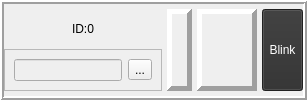
        <widget class="QFrame" name="ui_frm_showcell_id0">
         <property name="frameShape">
          <enum>QFrame::Box</enum>
         </property>
         <property name="frameShadow">
          <enum>QFrame::Raised</enum>
         </property>
         <property name="lineWidth">
          <number>2</number>
         </property>
         <layout class="QHBoxLayout" name="horizontalLayout">
          <property name="spacing">
           <number>5</number>
          </property>
          <property name="leftMargin">
           <number>0</number>
          </property>
          <property name="topMargin">
           <number>5</number>
          </property>
          <property name="rightMargin">
           <number>0</number>
          </property>
          <property name="bottomMargin">
           <number>5</number>
          </property>
          <item>
           <widget class="QFrame" name="frame_12">
            <property name="frameShape">
             <enum>QFrame::NoFrame</enum>
            </property>
            <property name="frameShadow">
             <enum>QFrame::Raised</enum>
            </property>
            <layout class="QVBoxLayout" name="verticalLayout_4">
             <property name="spacing">
              <number>0</number>
             </property>
             <property name="leftMargin">
              <number>0</number>
             </property>
             <property name="topMargin">
              <number>0</number>
             </property>
             <property name="rightMargin">
              <number>0</number>
             </property>
             <property name="bottomMargin">
              <number>0</number>
             </property>
             <item alignment="Qt::AlignHCenter">
              <widget class="QLabel" name="ui_lab_id_id0">
               <property name="text">
                <string>ID:0</string>
               </property>
              </widget>
             </item>
             <item>
              <widget class="QFrame" name="frame_2">
               <property name="frameShape">
                <enum>QFrame::StyledPanel</enum>
               </property>
               <property name="frameShadow">
                <enum>QFrame::Raised</enum>
               </property>
               <layout class="QHBoxLayout" name="horizontalLayout_7">
                <item>
                 <widget class="QLineEdit" name="lineEdit_2">
                  <property name="enabled">
                   <bool>false</bool>
                  </property>
                 </widget>
                </item>
                <item>
                 <widget class="QToolButton" name="toolButton">
                  <property name="text">
                   <string>...</string>
                  </property>
                  <property name="checkable">
                   <bool>true</bool>
                  </property>
                 </widget>
                </item>
               </layout>
              </widget>
             </item>
            </layout>
           </widget>
          </item>
          <item>
           <widget class="QLabel" name="ui_lab_value_id0">
            <property name="sizePolicy">
             <sizepolicy hsizetype="Preferred" vsizetype="Preferred">
              <horstretch>40</horstretch>
              <verstretch>40</verstretch>
             </sizepolicy>
            </property>
            <property name="maximumSize">
             <size>
              <width>220</width>
              <height>16777215</height>
             </size>
            </property>
            <property name="font">
             <font>
              <pointsize>20</pointsize>
              <weight>75</weight>
              <bold>true</bold>
             </font>
            </property>
            <property name="toolTip">
             <string>Test</string>
            </property>
            <property name="statusTip">
             <string>Test</string>
            </property>
            <property name="styleSheet">
             <string notr="true">border-color: rgb(239, 41, 41);</string>
            </property>
            <property name="frameShape">
             <enum>QFrame::Panel</enum>
            </property>
            <property name="frameShadow">
             <enum>QFrame::Raised</enum>
            </property>
            <property name="lineWidth">
             <number>5</number>
            </property>
            <property name="midLineWidth">
             <number>0</number>
            </property>
            <property name="text">
             <string>&lt;html&gt;&lt;head/&gt;&lt;body&gt;&lt;p align=&quot;right&quot;/&gt;&lt;/body&gt;&lt;/html&gt;</string>
            </property>
            <property name="alignment">
             <set>Qt::AlignRight|Qt::AlignTrailing|Qt::AlignVCenter</set>
            </property>
           </widget>
          </item>
          <item>
           <widget class="QLabel" name="ui_lab_unit_id0">
            <property name="enabled">
             <bool>true</bool>
            </property>
            <property name="sizePolicy">
             <sizepolicy hsizetype="Fixed" vsizetype="Preferred">
              <horstretch>30</horstretch>
              <verstretch>10</verstretch>
             </sizepolicy>
            </property>
            <property name="minimumSize">
             <size>
              <width>60</width>
              <height>0</height>
             </size>
            </property>
            <property name="font">
             <font>
              <pointsize>15</pointsize>
              <weight>50</weight>
              <bold>false</bold>
             </font>
            </property>
            <property name="frameShape">
             <enum>QFrame::Panel</enum>
            </property>
            <property name="frameShadow">
             <enum>QFrame::Raised</enum>
            </property>
            <property name="lineWidth">
             <number>5</number>
            </property>
            <property name="text">
             <string>&lt;html&gt;&lt;head/&gt;&lt;body&gt;&lt;p align=&quot;center&quot;&gt;&lt;br/&gt;&lt;/p&gt;&lt;/body&gt;&lt;/html&gt;</string>
            </property>
            <property name="alignment">
             <set>Qt::AlignCenter</set>
            </property>
           </widget>
          </item>
          <item>
           <widget class="QToolButton" name="ui_but_blk_id0">
            <property name="enabled">
             <bool>true</bool>
            </property>
            <property name="sizePolicy">
             <sizepolicy hsizetype="Fixed" vsizetype="Preferred">
              <horstretch>0</horstretch>
              <verstretch>0</verstretch>
             </sizepolicy>
            </property>
            <property name="palette">
             <palette>
              <active>
               <colorrole role="WindowText">
                <brush brushstyle="SolidPattern">
                 <color alpha="255">
                  <red>255</red>
                  <green>255</green>
                  <blue>255</blue>
                 </color>
                </brush>
               </colorrole>
               <colorrole role="Button">
                <brush brushstyle="SolidPattern">
                 <color alpha="255">
                  <red>46</red>
                  <green>46</green>
                  <blue>46</blue>
                 </color>
                </brush>
               </colorrole>
               <colorrole role="Text">
                <brush brushstyle="SolidPattern">
                 <color alpha="255">
                  <red>255</red>
                  <green>255</green>
                  <blue>255</blue>
                 </color>
                </brush>
               </colorrole>
               <colorrole role="ButtonText">
                <brush brushstyle="SolidPattern">
                 <color alpha="255">
                  <red>255</red>
                  <green>255</green>
                  <blue>255</blue>
                 </color>
                </brush>
               </colorrole>
               <colorrole role="Base">
                <brush brushstyle="SolidPattern">
                 <color alpha="255">
                  <red>46</red>
                  <green>46</green>
                  <blue>46</blue>
                 </color>
                </brush>
               </colorrole>
               <colorrole role="Window">
                <brush brushstyle="SolidPattern">
                 <color alpha="255">
                  <red>46</red>
                  <green>46</green>
                  <blue>46</blue>
                 </color>
                </brush>
               </colorrole>
              </active>
              <inactive>
               <colorrole role="WindowText">
                <brush brushstyle="SolidPattern">
                 <color alpha="255">
                  <red>255</red>
                  <green>255</green>
                  <blue>255</blue>
                 </color>
                </brush>
               </colorrole>
               <colorrole role="Button">
                <brush brushstyle="SolidPattern">
                 <color alpha="255">
                  <red>46</red>
                  <green>46</green>
                  <blue>46</blue>
                 </color>
                </brush>
               </colorrole>
               <colorrole role="Text">
                <brush brushstyle="SolidPattern">
                 <color alpha="255">
                  <red>255</red>
                  <green>255</green>
                  <blue>255</blue>
                 </color>
                </brush>
               </colorrole>
               <colorrole role="ButtonText">
                <brush brushstyle="SolidPattern">
                 <color alpha="255">
                  <red>255</red>
                  <green>255</green>
                  <blue>255</blue>
                 </color>
                </brush>
               </colorrole>
               <colorrole role="Base">
                <brush brushstyle="SolidPattern">
                 <color alpha="255">
                  <red>46</red>
                  <green>46</green>
                  <blue>46</blue>
                 </color>
                </brush>
               </colorrole>
               <colorrole role="Window">
                <brush brushstyle="SolidPattern">
                 <color alpha="255">
                  <red>46</red>
                  <green>46</green>
                  <blue>46</blue>
                 </color>
                </brush>
               </colorrole>
              </inactive>
              <disabled>
               <colorrole role="WindowText">
                <brush brushstyle="SolidPattern">
                 <color alpha="255">
                  <red>255</red>
                  <green>255</green>
                  <blue>255</blue>
                 </color>
                </brush>
               </colorrole>
               <colorrole role="Button">
                <brush brushstyle="SolidPattern">
                 <color alpha="255">
                  <red>46</red>
                  <green>46</green>
                  <blue>46</blue>
                 </color>
                </brush>
               </colorrole>
               <colorrole role="Text">
                <brush brushstyle="SolidPattern">
                 <color alpha="255">
                  <red>255</red>
                  <green>255</green>
                  <blue>255</blue>
                 </color>
                </brush>
               </colorrole>
               <colorrole role="ButtonText">
                <brush brushstyle="SolidPattern">
                 <color alpha="255">
                  <red>255</red>
                  <green>255</green>
                  <blue>255</blue>
                 </color>
                </brush>
               </colorrole>
               <colorrole role="Base">
                <brush brushstyle="SolidPattern">
                 <color alpha="255">
                  <red>46</red>
                  <green>46</green>
                  <blue>46</blue>
                 </color>
                </brush>
               </colorrole>
               <colorrole role="Window">
                <brush brushstyle="SolidPattern">
                 <color alpha="255">
                  <red>46</red>
                  <green>46</green>
                  <blue>46</blue>
                 </color>
                </brush>
               </colorrole>
              </disabled>
             </palette>
            </property>
            <property name="autoFillBackground">
             <bool>false</bool>
            </property>
            <property name="styleSheet">
             <string notr="true"/>
            </property>
            <property name="text">
             <string>Blink</string>
            </property>
            <property name="popupMode">
             <enum>QToolButton::DelayedPopup</enum>
            </property>
            <property name="toolButtonStyle">
             <enum>Qt::ToolButtonIconOnly</enum>
            </property>
            <property name="autoRaise">
             <bool>false</bool>
            </property>
           </widget>
          </item>
         </layout>
        </widget>
